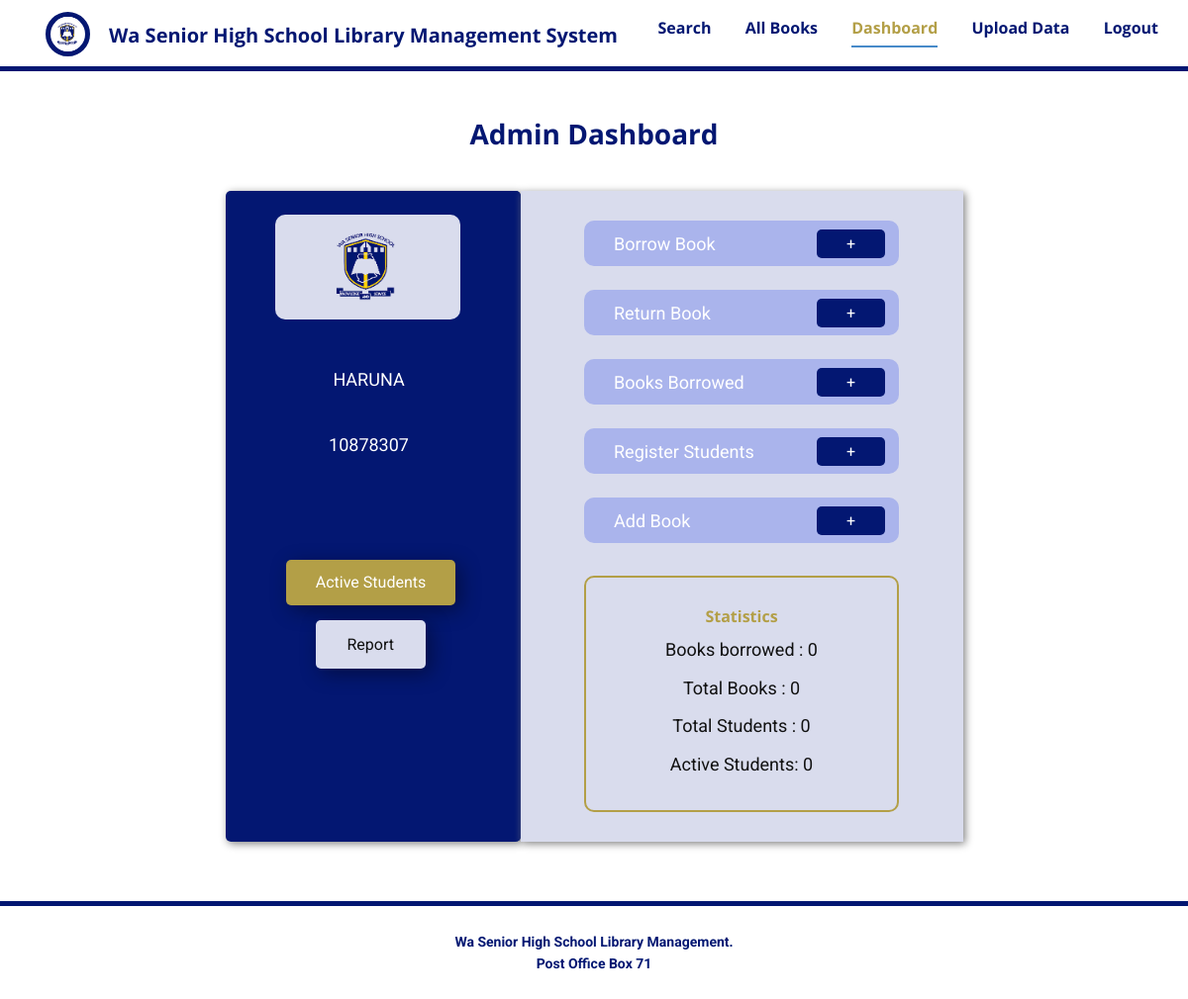
The page /dashboard (signed in) on the database as committed earlier.
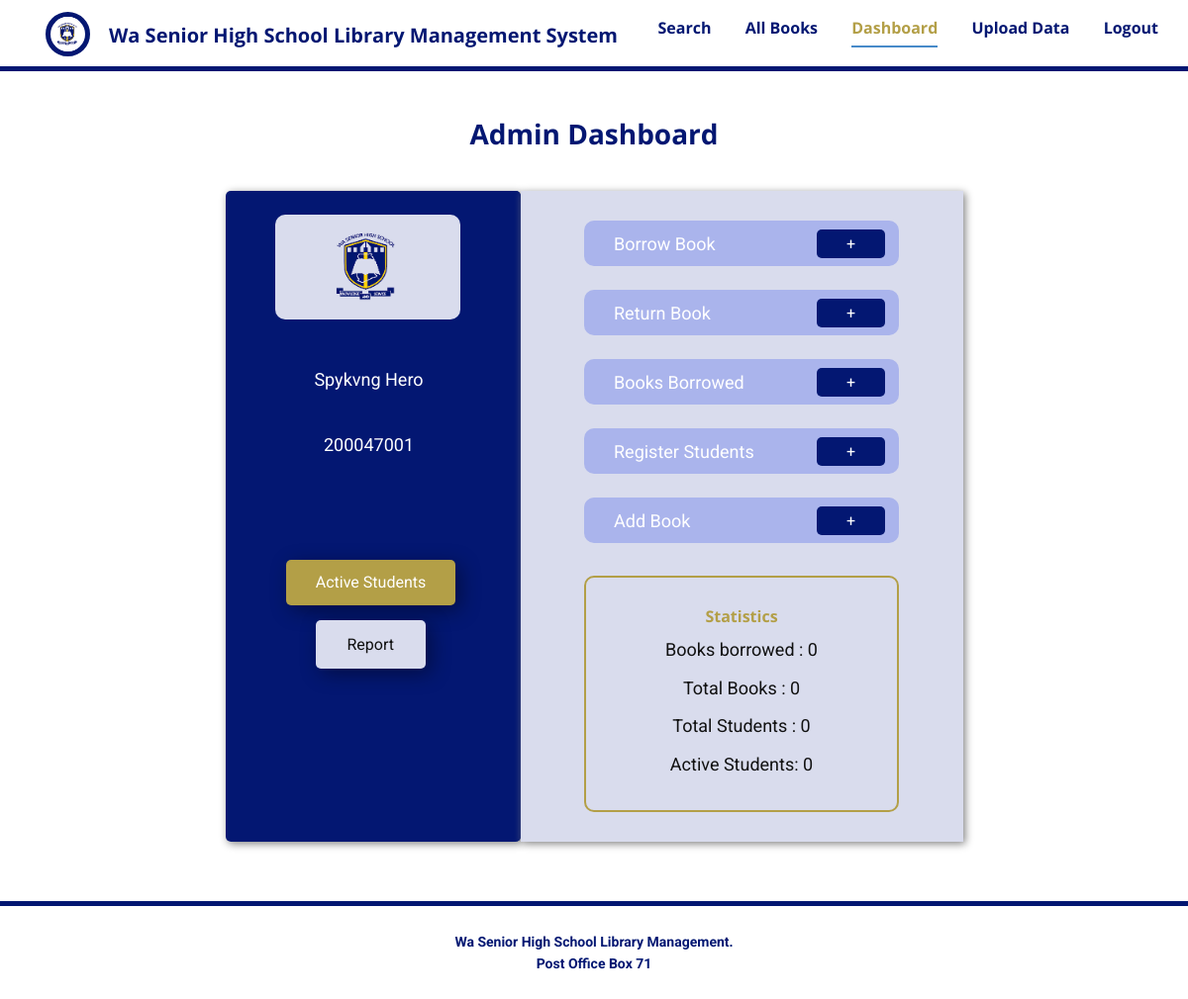
The same page on the database as committed later.
### database.py (models this page shows, shortened)
class Admin(UserMixin, db.Model):
    id = db.Column(db.Integer, primary_key=True)
    name = db.Column(db.String(30), unique=False, nullable=True)
    admin_id = db.Column(db.String(20), unique=True, nullable=False)
    password = db.Column(db.String(60), unique=False, nullable=True)

### routes.py (the view)
@app.route('/dashboard', methods=['GET', 'POST'])
@login_required
def dashboard():
    total_borrowed_books = Borrow.query.count()
    total_students = Students.query.count()
    total_books = Library.query.count()
    active_students = Users.query.filter_by(active=True).count()
    return render_template('Dashboard.html',
                           title='Dashboard',
                           total_borrowed_books=total_borrowed_books,
                           total_students=total_students,
                           total_books=total_books,
                           active_students=active_students)

### routes.py (called while the page is built)
@login_manager.user_loader
def load_user(user_id):
    return Admin.query.get(int(user_id))

### templates/Dashboard.html
{% extends 'Base.html' %} {% block head %}
<link
  href="{{ url_for('static', filename='Dashboard.css') }}"
  media="screen"
  rel="stylesheet"
/>
{% endblock %} {% block content %}
<section class="u-clearfix u-section-1" id="sec-723f">
  <div class="u-clearfix u-sheet u-sheet-1">
    <h3
      class="u-custom-font u-font-open-sans u-text u-text-custom-color-1 u-text-default u-text-1"
    >
      Admin Dashboard
    </h3>
    <div
      class="data-layout-selected u-clearfix u-gutter-0 u-layout-wrap u-layout-wrap-1"
    >
      <div class="u-layout">
        <div class="u-layout-row">
          <div
            class="u-container-align-center-md u-container-align-center-sm u-container-align-center-xs u-container-style u-custom-color-1 u-layout-cell u-radius-5 u-shape-round u-size-24 u-layout-cell-1"
          >
            <div
              class="u-border-4 u-border-custom-color-1 u-border-no-bottom u-border-no-left u-border-no-top u-container-layout u-container-layout-1"
            >
              <div
                class="u-container-style u-custom-color-2 u-group u-radius-10 u-shape-round u-group-1"
              >
                <div class="u-container-layout u-container-layout-2">
                  <img
                    class="u-absolute-hcenter u-expanded-height u-image u-image-contain u-image-1"
                    data-image-height="267"
                    data-image-width="189"
                    src="{{ url_for('static', filename='images/wa_senior_logo.png') }}"
                  />
                </div>
              </div>
              <p
                class="u-align-center u-text u-text-default-lg u-text-default-md u-text-default-sm u-text-default-xs u-text-2"
              >
               {{current_user.name}}
              </p>
              <p
                class="u-align-center u-text u-text-default-lg u-text-default-md u-text-default-sm u-text-default-xs u-text-3"
              >
               {{current_user.admin_id}}
              </p>
              <a
                class="u-active-custom-color-3 u-align-center-md u-align-center-sm u-align-center-xs u-border-active-custom-color-3 u-border-hover-custom-color-4 u-border-none u-btn u-button-style u-custom-color-3 u-hover-custom-color-4 u-btn-1"
                href="{{url_for('active_students')}}"
                >Active Students</a
              >
              <a
                class="u-active-custom-color-5 u-align-center-md u-align-center-sm u-align-center-xs u-border-2 u-border-active-custom-color-3 u-border-hover-custom-color-1 u-btn u-button-style u-custom-color-2 u-hover-grey-25 u-btn-2"
                href="{{url_for('view_report')}}"
                >Report<br />
              </a>
            </div>
          </div>
          <div
            class="u-container-style u-custom-color-2 u-layout-cell u-size-36 u-layout-cell-2"
          >
            <div
              class="u-container-layout u-valign-bottom u-container-layout-3"
            >
              <div
                class="u-align-left u-container-style u-custom-color-5 u-group u-radius-10 u-shape-round u-group-2"
              >
                <div class="u-container-layout">
                  <a
                    class="u-active-custom-color-3 u-border-none u-btn u-button-style u-custom-color-1 u-hover-custom-color-2 u-btn-3"
                    href="{{ url_for('borrow_book') }}"
                    >+</a
                  >
                  <p class="u-text u-text-default u-text-4">Borrow Book</p>
                </div>
              </div>
              <div
                class="u-container-style u-custom-color-5 u-group u-radius-10 u-shape-round u-group-3"
              >
                <div class="u-container-layout">
                  <a
                    class="u-active-custom-color-3 u-border-none u-btn u-button-style u-custom-color-1 u-hover-custom-color-2 u-btn-4"
                    href="{{ url_for('return_book') }}"
                    >+</a
                  >
                  <p class="u-text u-text-default u-text-5">Return Book</p>
                </div>
              </div>
              <div
                class="u-align-left u-container-style u-custom-color-5 u-group u-radius-10 u-shape-round u-group-4"
              >
                <div class="u-container-layout">
                  <a
                    class="u-active-custom-color-3 u-border-none u-btn u-button-style u-custom-color-1 u-hover-custom-color-2 u-btn-5"
                    href="{{ url_for('books_borrowed') }}"
                    >+</a
                  >
                  <p class="u-text u-text-default u-text-6">Books Borrowed</p>
                </div>
              </div>
              <div
                class="u-container-style u-custom-color-5 u-group u-radius-10 u-shape-round u-group-5"
              >
                <div class="u-container-layout">
                  <a
                    class="u-active-custom-color-3 u-border-none u-btn u-button-style u-custom-color-1 u-hover-custom-color-2 u-btn-6"
                    href="{{ url_for('add_student') }}"
                    >+</a
                  >
                  <p class="u-text u-text-default u-text-7">
                    Register Students
                  </p>
                </div>
              </div>
              <div
                class="u-container-style u-custom-color-5 u-group u-radius-10 u-shape-round u-group-5"
              >
                <div class="u-container-layout">
                  <a
                    class="u-active-custom-color-3 u-border-none u-btn u-button-style u-custom-color-1 u-hover-custom-color-2 u-btn-6"
                    href="{{ url_for('add_book') }}"
                    >+</a
                  >
                  <p class="u-text u-text-default u-text-7">
                    Add Book
                  </p>
                </div>
              </div>
              <div
                class="u-border-2 u-border-custom-color-3 u-container-align-center u-container-style u-group u-radius-10 u-shape-round u-group-6"
              >
                <div class="u-container-layout u-container-layout-8">
                  <h6
                    class="u-align-center u-text u-text-custom-color-3 u-text-default u-text-8"
                  >
                    Statistics
                  </h6>
                  <p class="u-align-center u-text u-text-9">
                    Books borrowed : {{total_borrowed_books}}
                  </p>
                  <p class="u-align-center u-text u-text-10">
                    Total Books : {{total_books}}
                  </p>
                  <p class="u-align-center u-text u-text-11">
                    Total Students : {{total_students}}
                  </p>
                  {% if total_active_students %}
                  <p class="u-align-center u-text u-text-12">
                    Active Students: {{active_students}}
                  </p>
                  {% else %}
                  <p class="u-align-center u-text u-text-12">
                    Active Students: 0
                  </p>
                  {% endif %}
                </div>
              </div>
            </div>
          </div>
        </div>
      </div>
    </div>
  </div>
</section>
{% endblock %}

### templates/Base.html (shortened to what this page needs)
<html lang="en" style="font-size: 16px">
  <head>
    <link
      href="{{ url_for('static', filename='nicepage.css') }}"
      media="all"
      rel="stylesheet"
    />
    {% block head %}{% endblock %}
    <link
      rel="stylesheet"
      href="https://cdn.jsdelivr.net/npm/bootstrap@5.2.3/dist/css/bootstrap.min.css"
    />
  </head>
  <body class="u-body u-xl-mode" data-lang="en" data-path-to-root="./">
    <header
      class="u-border-5 u-border-custom-color-1 u-border-no-left u-border-no-right u-border-no-top u-clearfix u-header u-header"
      id="sec-ab80"
    >
      <div class="u-clearfix u-sheet u-sheet-1">
        <nav class="u-menu u-menu-dropdown u-offcanvas u-menu-1">
          <div class="u-custom-menu u-nav-container">
            <ul
              class="u-custom-font u-font-open-sans u-nav u-spacing-30 u-unstyled u-nav-1"
            >
              <li class="u-nav-item">
                <a
                  class="u-border-2 u-border-active-palette-1-base u-border-hover-palette-1-base u-border-no-left u-border-no-right u-border-no-top u-button-style u-nav-link u-text-active-custom-color-3 u-text-custom-color-1 u-text-hover-custom-color-2"
                  style="padding: 10px 0px"
                  >Search</a
                >
              </li>
              <li class="u-nav-item">
                <a
                  href="{{url_for('all_books')}}"
                  class="u-border-2 u-border-active-palette-1-base u-border-hover-palette-1-base u-border-no-left u-border-no-right u-border-no-top u-button-style u-nav-link u-text-active-custom-color-3 u-text-custom-color-1 u-text-hover-custom-color-2"
                  style="padding: 10px 0px"
                  >All Books</a
                >
              </li>
              {% if current_user.is_authenticated %}
              <li class="u-nav-item">
                <a
                  class="u-border-2 u-border-active-palette-1-base u-border-hover-palette-1-base u-border-no-left u-border-no-right u-border-no-top u-button-style u-nav-link u-text-active-custom-color-3 u-text-custom-color-1 u-text-hover-custom-color-2"
                  href="{{url_for('dashboard')}}"
                  style="padding: 10px 0px"
                  >Dashboard</a
                >
              </li>
              <li class="u-nav-item">
                <a
                  class="u-border-2 u-border-active-palette-1-base u-border-hover-palette-1-base u-border-no-left u-border-no-right u-border-no-top u-button-style u-nav-link u-text-active-custom-color-3 u-text-custom-color-1 u-text-hover-custom-color-2"
                  style="padding: 10px 0px"
                  >Upload Data</a
                >
              </li>
              <li class="u-nav-item">
                <a
                  class="u-border-2 u-border-active-palette-1-base u-border-hover-palette-1-base u-border-no-left u-border-no-right u-border-no-top u-button-style u-nav-link u-text-active-custom-color-3 u-text-custom-color-1 u-text-hover-custom-color-2"
                  href="{{url_for('logout')}}"
                  style="padding: 10px 0px"
                  >Logout</a
                >
              </li>
              {% endif %}
            </ul>
          </div>
        </nav>
        <img
          alt=""
          class="u-border-5 u-border-custom-color-1 u-image u-image-circle u-image-contain u-image-1"
          data-href="Home.html"
          data-image-height="267"
          data-image-width="189"
          src="{{ url_for('static', filename='images/images.png') }}"
        />
        <h5
          class="u-custom-font u-font-open-sans u-text u-text-custom-color-1 u-text-default u-text-1"
        >
          <a
            class="u-active-none u-border-none u-btn u-button-link u-button-style u-hover-none u-none u-text-custom-color-1 u-btn-1"
            href="{{url_for('login_student')}}"
            >Wa Senior High School Library Management System</a
          >
        </h5>
      </div>
    </header>
    {% block content %} {% endblock %}
    <footer
      class="u-align-center u-border-5 u-border-custom-color-1 u-border-no-bottom u-border-no-left u-border-no-right u-clearfix u-custom-color-4 u-footer u-footer"
      id="sec-cfa5"
    >
      <div class="u-clearfix u-sheet u-valign-middle u-sheet-1">
        <p
          class="u-small-text u-text u-text-custom-color-1 u-text-variant u-text-1"
        >
          Wa Senior High School Library Management.<br />Post Office Box 71
        </p>
      </div>
    </footer>
  </body>
</html>

### static/Dashboard.css (style rules this page uses)
.u-section-1 .u-sheet-1 { min-height: 835px; }
.u-section-1 .u-text-1 { font-weight: 700; margin: 47px auto 0; }
.u-section-1 .u-layout-wrap-1 { width: 745px; margin: 40px auto 60px; }
.u-section-1 .u-layout-cell-1 { min-height: 602px; }
.u-section-1 .u-container-layout-1 { box-shadow: 2px 2px 8px 0px rgba(128,128,128,1); padding: 24px 16px; }
.u-section-1 .u-group-1 { width: 187px; height: auto; min-height: 106px; background-image: none; margin: 0 38px 0 34px; }
.u-section-1 .u-container-layout-2 { padding: 0; }
.u-section-1 .u-image-1 { width: 159px; }
.u-section-1 .u-text-2 { margin: 47px 4px 0 0; }
.u-section-1 .u-text-3 { margin: 38px 4px 0 0; }
.u-section-1 .u-btn-1 { background-image: none; box-shadow: 5px 5px 20px 0 rgba(0,0,0,0.4); margin: 101px auto 0; }
.u-section-1 .u-btn-2 { background-image: none; box-shadow: 5px 5px 20px 0 rgba(0,0,0,0.4); border-style: solid; margin: 15px auto 0 75px; }
.u-section-1 .u-layout-cell-2 { min-height: 602px; }
.u-section-1 .u-container-layout-3 { box-shadow: 2px 2px 8px 0px rgba(128,128,128,1); padding: 30px; }
.u-section-1 .u-group-2 { width: 318px; height: auto; min-height: 46px; margin: 0 auto; }
.u-section-1 .u-btn-3 { background-image: none; margin: 9px 14px 0 auto; padding: 2px 30px; }
.u-section-1 .u-text-4 { margin: -28px 30px 1px; }
.u-section-1 .u-group-3 { width: 318px; height: auto; min-height: 46px; margin: 24px auto 0; }
.u-section-1 .u-btn-4 { background-image: none; margin: 9px 14px 0 auto; padding: 2px 30px; }
.u-section-1 .u-text-5 { margin: -28px 30px 1px; }
.u-section-1 .u-group-4 { width: 318px; height: auto; min-height: 46px; margin: 24px auto 0; }
.u-section-1 .u-btn-5 { background-image: none; margin: 9px 14px 0 auto; padding: 2px 30px; }
.u-section-1 .u-text-6 { margin: -28px 30px 1px; }
.u-section-1 .u-group-5 { width: 318px; height: auto; min-height: 46px; margin: 24px auto 0; }
.u-section-1 .u-btn-6 { background-image: none; margin: 9px 14px 0 auto; padding: 2px 30px; }
.u-section-1 .u-text-7 { margin: -28px 30px 1px; }
.u-section-1 .u-group-6 { width: 318px; height: auto; min-height: 239px; margin: 33px auto 0; }
.u-section-1 .u-container-layout-8 { padding: 30px 9px; }
.u-section-1 .u-text-8 { font-weight: 700; margin: 0 auto; }
.u-section-1 .u-text-9 { width: 198px; margin: 10px 49px 0; }
.u-section-1 .u-text-10 { width: 149px; margin: 10px auto 0; }
.u-section-1 .u-text-11 { width: 160px; margin: 10px auto 0; }
.u-section-1 .u-text-12 { width: 160px; margin: 10px auto 0; }

Rows that differ between the two databases and show on the page:
changed Admin: name "HARUNA" → "Spykvng Hero"; admin_id "10878307" → "200047001"
